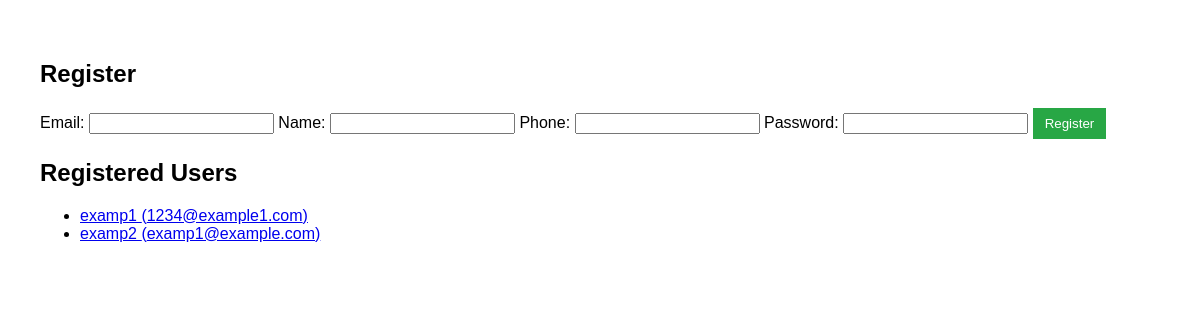
Before: / with the older database file.
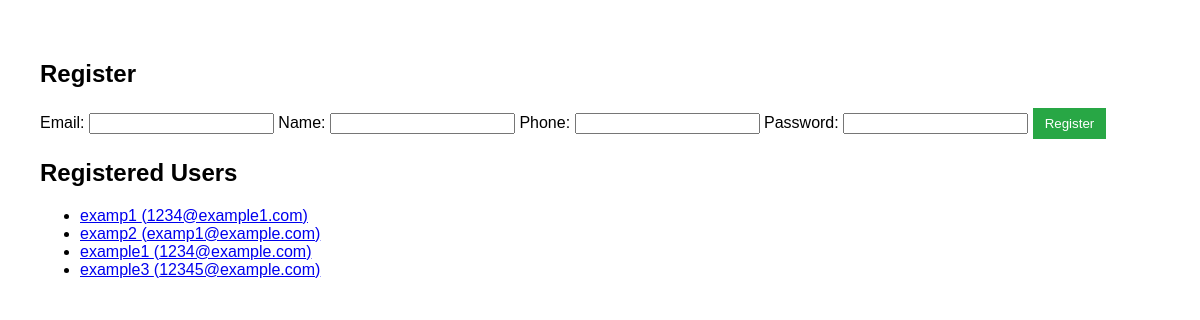
After: the same page with the newer database file.
### models.py (models this page shows)
class User(Base):
    __tablename__ = "users"
    email = Column(String, primary_key=True, index=True, nullable=False, unique=True)
    name = Column(String, nullable=False)
    phone = Column(String, nullable=False)
    password = Column(String, nullable=False)  # Ensure password is properly hashed

### main.py (the view)
@app.get("/", response_class=HTMLResponse)
async def home(request: Request, db: Session = Depends(get_db)):
    users = db.query(models.User).all()
    return templates.TemplateResponse("home.html", {"request": request, "users": users})

### templates/home.html (shortened to what this page needs)
<!DOCTYPE html>
<html>
<head>
    <link rel="stylesheet" href="/static/styles.css">
</head>
<body>
    <h2>Register</h2>
    <form action="/register" method="post">
        <label>Email:</label>
        <input type="email" name="email" required>
        <label>Name:</label>
        <input type="text" name="name" required>
        <label>Phone:</label>
        <input type="text" name="phone" required>
        <label>Password:</label>
        <input type="password" name="password" required>
        <button type="submit">Register</button>
    </form>
    <h2>Registered Users</h2>
    <ul>
        {% for user in users %}
            <li>
                <a href="/user/{{ user.email }}">{{ user.name }} ({{ user.email }})</a>
            </li>
        {% endfor %}
    </ul>
</body>
</html>

### static/styles.css (style rules this page uses)
body { font-family: Arial, sans-serif; margin: 20px; padding: 20px; }
button { padding: 8px 12px; background-color: #28a745; color: white; border: none; cursor: pointer; }

Changed rows visible on the page:
added User: name "example1", email "1234@example.com"
added User: name "example3", email "12345@example.com"
